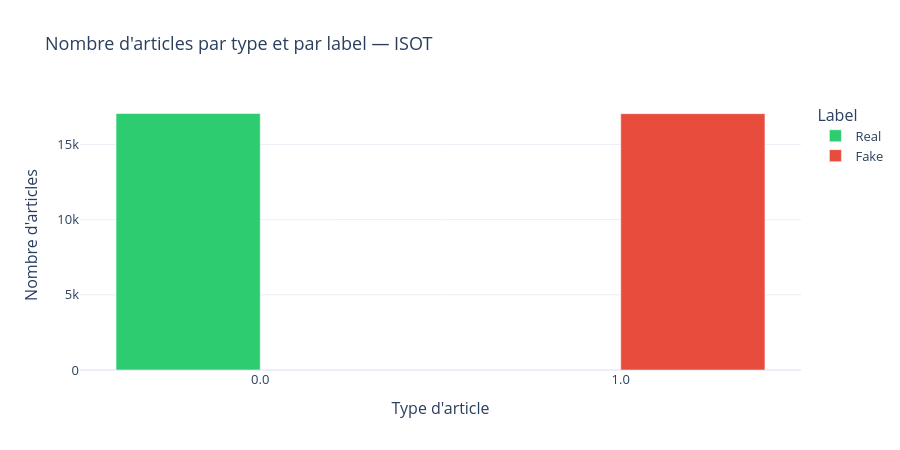

This figure's notebook cell:
### Code cell
# Visualisation : Nombre d'articles par type et par label
type_label = df.groupby(["type", "label_name"]).size().reset_index(name="count")
type_label["type"] = type_label["type"].astype(str)

fig = px.bar(
    type_label,
    x="type", y="count", color="label_name",
    color_discrete_map=COLORS_BIN_MAP,
    barmode="group",
    title="Nombre d'articles par type et par label — ISOT",
    labels={"type": "Type d'article", "count": "Nombre d'articles", "label_name": "Label"},
    template="plotly_white",
)
fig.update_layout(height=450, font=dict(size=13))
fig.show()

### Figure 1 — Plotly figure (JSON) as saved in the notebook; plotly's stock layout.template omitted (floating-point values rounded to 4 significant figures)
{"data": [{"alignmentgroup": "True", "hovertemplate": "Label=Real<br>Type d'article=%{x}<br>Nombre d'articles=%{y}<extra></extra>", "legendgroup": "Real", "marker": {"color": "#2ecc71", "pattern": {"shape": ""}}, "name": "Real", "offsetgroup": "Real", "orientation": "v", "showlegend": true, "textposition": "auto", "type": "bar", "x": ["0.0"], "xaxis": "x", "y": [17056], "yaxis": "y"}, {"alignmentgroup": "True", "hovertemplate": "Label=Fake<br>Type d'article=%{x}<br>Nombre d'articles=%{y}<extra></extra>", "legendgroup": "Fake", "marker": {"color": "#e74c3c", "pattern": {"shape": ""}}, "name": "Fake", "offsetgroup": "Fake", "orientation": "v", "showlegend": true, "textposition": "auto", "type": "bar", "x": ["1.0"], "xaxis": "x", "y": [17046], "yaxis": "y"}], "layout": {"barmode": "group", "font": {"size": 13}, "height": 450, "legend": {"title": {"text": "Label"}, "tracegroupgap": 0}, "title": {"text": "Nombre d'articles par type et par label — ISOT"}, "xaxis": {"anchor": "y", "domain": [0, 1], "title": {"text": "Type d'article"}}, "yaxis": {"anchor": "x", "domain": [0, 1], "title": {"text": "Nombre d'articles"}}}}
